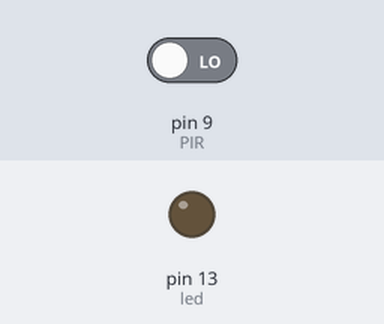
Recording of a sketch running on a simulated Arduino Uno, built with avr-gcc and run on an emulated ATmega328P. On the bench: output pins drawn as LEDs (lit = HIGH). The test bench sets the inputs (shaded band); at power-on: pin 9 (PIR) LOW.

Above: at 2.8 s.
2.9 s: pin 9 (PIR) driven HIGH
At 4.0 s:
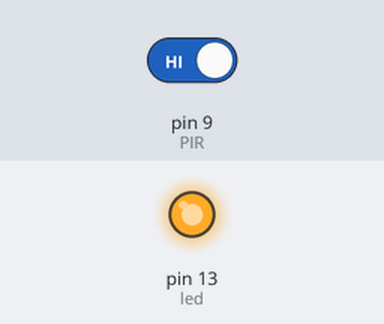
4.5 s: pin 9 (PIR) driven LOW
At 5.5 s:
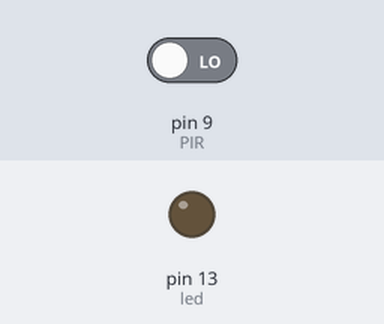
Timing chart, 0 to 7.5 s (numbered marks = the images above; inputs shaded):
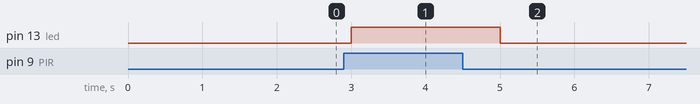

The sketch:

infrared.ino
```cpp
int PIR = 9;
int led = 13;

void setup() {
  // put your setup code here, to run once:
  pinMode(led, OUTPUT);
  pinMode(PIR, INPUT);
}

void loop() {
  // put your main code here, to run repeatedly:
  if (digitalRead(PIR) == HIGH) {
    Serial.println(HIGH);
    digitalWrite(led, HIGH);
  } else {
    Serial.println(LOW);
    digitalWrite(led, LOW);
  }
  delay(1000);
}
```

Measured:
- after the input at 2.9 s, pin 13 (led): LOW → HIGH after 0.10 s
- after the input at 4.5 s, pin 13 (led): HIGH → LOW after 0.50 s
